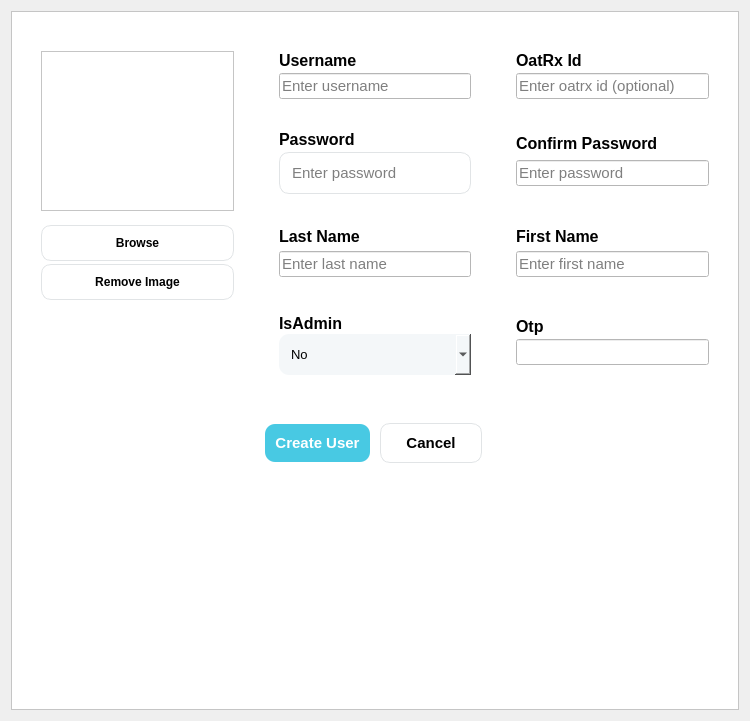
<?xml version="1.0" encoding="UTF-8"?>
<ui version="4.0">
 <class>Form</class>
 <widget class="QWidget" name="Form">
  <property name="geometry">
   <rect>
    <x>0</x>
    <y>0</y>
    <width>750</width>
    <height>721</height>
   </rect>
  </property>
  <property name="windowTitle">
   <string>Form</string>
  </property>
  <layout class="QVBoxLayout" name="verticalLayout">
   <item>
    <widget class="QFrame" name="addUser">
     <property name="styleSheet">
      <string notr="true">background:#ffffff;</string>
     </property>
     <property name="frameShape">
      <enum>QFrame::StyledPanel</enum>
     </property>
     <property name="frameShadow">
      <enum>QFrame::Raised</enum>
     </property>
     <layout class="QGridLayout" name="gridLayout_3">
      <property name="leftMargin">
       <number>20</number>
      </property>
      <property name="topMargin">
       <number>30</number>
      </property>
      <property name="rightMargin">
       <number>20</number>
      </property>
      <property name="verticalSpacing">
       <number>1</number>
      </property>
      <item row="2" column="0" alignment="Qt::AlignRight">
       <widget class="QLabel" name="infoAddUser">
        <property name="sizePolicy">
         <sizepolicy hsizetype="Preferred" vsizetype="Maximum">
          <horstretch>0</horstretch>
          <verstretch>0</verstretch>
         </sizepolicy>
        </property>
        <property name="font">
         <font>
          <family>Nirmala UI</family>
         </font>
        </property>
        <property name="styleSheet">
         <string notr="true"/>
        </property>
        <property name="text">
         <string/>
        </property>
       </widget>
      </item>
      <item row="1" column="0">
       <spacer name="verticalSpacer_12">
        <property name="orientation">
         <enum>Qt::Vertical</enum>
        </property>
        <property name="sizeHint" stdset="0">
         <size>
          <width>20</width>
          <height>40</height>
         </size>
        </property>
       </spacer>
      </item>
      <item row="0" column="0">
       <layout class="QGridLayout" name="gridLayout_8" columnstretch="1,1,1,0">
        <property name="leftMargin">
         <number>9</number>
        </property>
        <property name="topMargin">
         <number>9</number>
        </property>
        <property name="rightMargin">
         <number>9</number>
        </property>
        <property name="bottomMargin">
         <number>9</number>
        </property>
        <property name="horizontalSpacing">
         <number>45</number>
        </property>
        <property name="verticalSpacing">
         <number>14</number>
        </property>
        <item row="4" column="0" colspan="4">
         <layout class="QHBoxLayout" name="horizontalLayout_12">
          <property name="spacing">
           <number>10</number>
          </property>
          <property name="sizeConstraint">
           <enum>QLayout::SetMinimumSize</enum>
          </property>
          <property name="topMargin">
           <number>20</number>
          </property>
          <item alignment="Qt::AlignRight">
           <widget class="QPushButton" name="btn_signup">
            <property name="font">
             <font>
              <pointsize>11</pointsize>
              <weight>99</weight>
              <bold>true</bold>
             </font>
            </property>
            <property name="cursor">
             <cursorShape>PointingHandCursor</cursorShape>
            </property>
            <property name="focusPolicy">
             <enum>Qt::TabFocus</enum>
            </property>
            <property name="autoFillBackground">
             <bool>false</bool>
            </property>
            <property name="styleSheet">
             <string notr="true">background:#48C9E3;
color:#FFFFFF;
border-radius:10%;
padding:10px;
font-weight: 900;
font-size:11pt</string>
            </property>
            <property name="text">
             <string>Create User</string>
            </property>
            <property name="flat">
             <bool>false</bool>
            </property>
           </widget>
          </item>
          <item alignment="Qt::AlignLeft">
           <widget class="QPushButton" name="btn_cancel_add_user">
            <property name="font">
             <font>
              <pointsize>11</pointsize>
              <weight>99</weight>
              <bold>true</bold>
             </font>
            </property>
            <property name="cursor">
             <cursorShape>PointingHandCursor</cursorShape>
            </property>
            <property name="focusPolicy">
             <enum>Qt::TabFocus</enum>
            </property>
            <property name="styleSheet">
             <string notr="true">QPushButton{
border-radius:10%;
font-weight: 900;
padding:10px 25px;
border:1px solid #e1e4e6;
font-size:11pt
}</string>
            </property>
            <property name="text">
             <string>Cancel</string>
            </property>
           </widget>
          </item>
         </layout>
        </item>
        <item row="2" column="2" colspan="2">
         <layout class="QVBoxLayout" name="FD_3">
          <property name="spacing">
           <number>3</number>
          </property>
          <property name="sizeConstraint">
           <enum>QLayout::SetMaximumSize</enum>
          </property>
          <item>
           <widget class="QLabel" name="label_6">
            <property name="sizePolicy">
             <sizepolicy hsizetype="Maximum" vsizetype="Maximum">
              <horstretch>0</horstretch>
              <verstretch>0</verstretch>
             </sizepolicy>
            </property>
            <property name="font">
             <font>
              <pointsize>12</pointsize>
              <weight>87</weight>
              <bold>true</bold>
             </font>
            </property>
            <property name="styleSheet">
             <string notr="true">font-weight:700;
font-size:12pt</string>
            </property>
            <property name="text">
             <string>First Name</string>
            </property>
           </widget>
          </item>
          <item>
           <widget class="QLineEdit" name="txt_fname">
            <property name="sizePolicy">
             <sizepolicy hsizetype="Expanding" vsizetype="Maximum">
              <horstretch>0</horstretch>
              <verstretch>0</verstretch>
             </sizepolicy>
            </property>
            <property name="font">
             <font>
              <family>Nirmala UI</family>
              <pointsize>11</pointsize>
             </font>
            </property>
            <property name="text">
             <string/>
            </property>
            <property name="placeholderText">
             <string>Enter first name</string>
            </property>
           </widget>
          </item>
          <item>
           <widget class="QLabel" name="err_fname">
            <property name="sizePolicy">
             <sizepolicy hsizetype="Preferred" vsizetype="Maximum">
              <horstretch>0</horstretch>
              <verstretch>0</verstretch>
             </sizepolicy>
            </property>
            <property name="font">
             <font>
              <family>Nirmala UI</family>
             </font>
            </property>
            <property name="styleSheet">
             <string notr="true">QLabel{
color:red;
background:#FFFFFF;
}</string>
            </property>
            <property name="text">
             <string/>
            </property>
           </widget>
          </item>
         </layout>
        </item>
        <item row="1" column="2" colspan="2">
         <layout class="QVBoxLayout" name="FC_2">
          <property name="spacing">
           <number>3</number>
          </property>
          <item>
           <widget class="QLabel" name="label_40">
            <property name="sizePolicy">
             <sizepolicy hsizetype="Maximum" vsizetype="Maximum">
              <horstretch>0</horstretch>
              <verstretch>0</verstretch>
             </sizepolicy>
            </property>
            <property name="font">
             <font>
              <pointsize>12</pointsize>
              <weight>87</weight>
              <bold>true</bold>
             </font>
            </property>
            <property name="styleSheet">
             <string notr="true">font-weight:700;
font-size:12pt</string>
            </property>
            <property name="text">
             <string>Confirm Password</string>
            </property>
           </widget>
          </item>
          <item>
           <widget class="QLineEdit" name="txt_confirm_password">
            <property name="sizePolicy">
             <sizepolicy hsizetype="Expanding" vsizetype="Maximum">
              <horstretch>0</horstretch>
              <verstretch>0</verstretch>
             </sizepolicy>
            </property>
            <property name="font">
             <font>
              <family>Nirmala UI</family>
              <pointsize>11</pointsize>
             </font>
            </property>
            <property name="text">
             <string/>
            </property>
            <property name="placeholderText">
             <string>Enter password</string>
            </property>
           </widget>
          </item>
          <item>
           <widget class="QLabel" name="err_confirm_password">
            <property name="sizePolicy">
             <sizepolicy hsizetype="Preferred" vsizetype="Maximum">
              <horstretch>0</horstretch>
              <verstretch>0</verstretch>
             </sizepolicy>
            </property>
            <property name="font">
             <font>
              <family>Nirmala UI</family>
             </font>
            </property>
            <property name="styleSheet">
             <string notr="true">QLabel{
color:red;
background:#FFFFFF;
}</string>
            </property>
            <property name="text">
             <string/>
            </property>
           </widget>
          </item>
         </layout>
        </item>
        <item row="0" column="1">
         <layout class="QVBoxLayout" name="FA">
          <property name="spacing">
           <number>3</number>
          </property>
          <item>
           <widget class="QLabel" name="label_17">
            <property name="sizePolicy">
             <sizepolicy hsizetype="Maximum" vsizetype="Maximum">
              <horstretch>0</horstretch>
              <verstretch>0</verstretch>
             </sizepolicy>
            </property>
            <property name="font">
             <font>
              <pointsize>12</pointsize>
              <weight>87</weight>
              <bold>true</bold>
             </font>
            </property>
            <property name="styleSheet">
             <string notr="true">font-weight:700;
font-size:12pt</string>
            </property>
            <property name="text">
             <string>Username</string>
            </property>
           </widget>
          </item>
          <item>
           <widget class="QLineEdit" name="txt_username">
            <property name="sizePolicy">
             <sizepolicy hsizetype="Expanding" vsizetype="Maximum">
              <horstretch>0</horstretch>
              <verstretch>0</verstretch>
             </sizepolicy>
            </property>
            <property name="font">
             <font>
              <family>Nirmala UI</family>
              <pointsize>11</pointsize>
             </font>
            </property>
            <property name="text">
             <string/>
            </property>
            <property name="placeholderText">
             <string>Enter username</string>
            </property>
           </widget>
          </item>
          <item>
           <widget class="QLabel" name="err_username">
            <property name="sizePolicy">
             <sizepolicy hsizetype="Preferred" vsizetype="Maximum">
              <horstretch>0</horstretch>
              <verstretch>0</verstretch>
             </sizepolicy>
            </property>
            <property name="font">
             <font>
              <family>Nirmala UI</family>
             </font>
            </property>
            <property name="styleSheet">
             <string notr="true">QLabel{
color:red;
background:#FFFFFF;
}</string>
            </property>
            <property name="text">
             <string/>
            </property>
           </widget>
          </item>
         </layout>
        </item>
        <item row="1" column="1">
         <layout class="QVBoxLayout" name="FC_5">
          <property name="spacing">
           <number>3</number>
          </property>
          <item>
           <widget class="QLabel" name="label_18">
            <property name="sizePolicy">
             <sizepolicy hsizetype="Maximum" vsizetype="Maximum">
              <horstretch>0</horstretch>
              <verstretch>0</verstretch>
             </sizepolicy>
            </property>
            <property name="font">
             <font>
              <pointsize>12</pointsize>
              <weight>87</weight>
              <bold>true</bold>
             </font>
            </property>
            <property name="styleSheet">
             <string notr="true">font-weight:700;
font-size:12pt</string>
            </property>
            <property name="text">
             <string>Password</string>
            </property>
           </widget>
          </item>
          <item>
           <widget class="QLineEdit" name="txt_password">
            <property name="sizePolicy">
             <sizepolicy hsizetype="Expanding" vsizetype="Maximum">
              <horstretch>0</horstretch>
              <verstretch>0</verstretch>
             </sizepolicy>
            </property>
            <property name="font">
             <font>
              <family>Nirmala UI</family>
              <pointsize>11</pointsize>
             </font>
            </property>
            <property name="styleSheet">
             <string notr="true">border-radius:10%;
padding:10px;
border:1px solid #e1e4e6;
font-size:11pt</string>
            </property>
            <property name="text">
             <string/>
            </property>
            <property name="placeholderText">
             <string>Enter password</string>
            </property>
           </widget>
          </item>
          <item>
           <widget class="QLabel" name="err_password">
            <property name="sizePolicy">
             <sizepolicy hsizetype="Preferred" vsizetype="Maximum">
              <horstretch>0</horstretch>
              <verstretch>0</verstretch>
             </sizepolicy>
            </property>
            <property name="font">
             <font>
              <family>Nirmala UI</family>
             </font>
            </property>
            <property name="styleSheet">
             <string notr="true">QLabel{
color:red;
background:#FFFFFF;
}</string>
            </property>
            <property name="text">
             <string/>
            </property>
           </widget>
          </item>
         </layout>
        </item>
        <item row="2" column="1">
         <layout class="QVBoxLayout" name="FE_2">
          <property name="spacing">
           <number>3</number>
          </property>
          <property name="sizeConstraint">
           <enum>QLayout::SetMaximumSize</enum>
          </property>
          <item>
           <widget class="QLabel" name="label_7">
            <property name="sizePolicy">
             <sizepolicy hsizetype="Maximum" vsizetype="Maximum">
              <horstretch>0</horstretch>
              <verstretch>0</verstretch>
             </sizepolicy>
            </property>
            <property name="font">
             <font>
              <pointsize>12</pointsize>
              <weight>87</weight>
              <bold>true</bold>
             </font>
            </property>
            <property name="styleSheet">
             <string notr="true">font-weight:700;
font-size:12pt</string>
            </property>
            <property name="text">
             <string>Last Name</string>
            </property>
           </widget>
          </item>
          <item>
           <widget class="QLineEdit" name="txt_lname">
            <property name="sizePolicy">
             <sizepolicy hsizetype="Expanding" vsizetype="Maximum">
              <horstretch>0</horstretch>
              <verstretch>0</verstretch>
             </sizepolicy>
            </property>
            <property name="font">
             <font>
              <family>Nirmala UI</family>
              <pointsize>11</pointsize>
             </font>
            </property>
            <property name="text">
             <string/>
            </property>
            <property name="placeholderText">
             <string>Enter last name</string>
            </property>
           </widget>
          </item>
          <item>
           <widget class="QLabel" name="err_lname">
            <property name="sizePolicy">
             <sizepolicy hsizetype="Preferred" vsizetype="Maximum">
              <horstretch>0</horstretch>
              <verstretch>0</verstretch>
             </sizepolicy>
            </property>
            <property name="font">
             <font>
              <family>Nirmala UI</family>
             </font>
            </property>
            <property name="styleSheet">
             <string notr="true">QLabel{
color:red;
background:#FFFFFF;
}</string>
            </property>
            <property name="text">
             <string/>
            </property>
           </widget>
          </item>
         </layout>
        </item>
        <item row="2" column="0">
         <layout class="QVBoxLayout" name="FG">
          <property name="spacing">
           <number>3</number>
          </property>
          <property name="sizeConstraint">
           <enum>QLayout::SetMaximumSize</enum>
          </property>
          <property name="topMargin">
           <number>0</number>
          </property>
          <property name="bottomMargin">
           <number>0</number>
          </property>
          <item alignment="Qt::AlignTop">
           <widget class="QPushButton" name="btn_load_img">
            <property name="font">
             <font>
              <pointsize>9</pointsize>
              <weight>62</weight>
              <bold>true</bold>
             </font>
            </property>
            <property name="cursor">
             <cursorShape>PointingHandCursor</cursorShape>
            </property>
            <property name="focusPolicy">
             <enum>Qt::TabFocus</enum>
            </property>
            <property name="styleSheet">
             <string notr="true">font-weight: 500;
border-radius:10%;
padding:10px;
border:1px solid #e1e4e6;
font-size:9pt</string>
            </property>
            <property name="text">
             <string>Browse</string>
            </property>
           </widget>
          </item>
          <item>
           <widget class="QPushButton" name="btn_remove_img">
            <property name="font">
             <font>
              <pointsize>9</pointsize>
              <weight>62</weight>
              <bold>true</bold>
             </font>
            </property>
            <property name="cursor">
             <cursorShape>PointingHandCursor</cursorShape>
            </property>
            <property name="focusPolicy">
             <enum>Qt::TabFocus</enum>
            </property>
            <property name="styleSheet">
             <string notr="true">font-weight: 500;
border-radius:10%;
padding:10px;
border:1px solid #e1e4e6;
font-size:9pt</string>
            </property>
            <property name="text">
             <string>Remove Image</string>
            </property>
           </widget>
          </item>
         </layout>
        </item>
        <item row="0" column="0" rowspan="2">
         <widget class="QFrame" name="FA_8">
          <property name="styleSheet">
           <string notr="true"/>
          </property>
          <property name="frameShape">
           <enum>QFrame::StyledPanel</enum>
          </property>
          <property name="frameShadow">
           <enum>QFrame::Raised</enum>
          </property>
          <layout class="QVBoxLayout" name="verticalLayout_36">
           <item alignment="Qt::AlignHCenter|Qt::AlignVCenter">
            <widget class="QLabel" name="lbl_img">
             <property name="styleSheet">
              <string notr="true">border-radius:45%;</string>
             </property>
             <property name="text">
              <string/>
             </property>
            </widget>
           </item>
          </layout>
         </widget>
        </item>
        <item row="0" column="2" colspan="2">
         <layout class="QVBoxLayout" name="FA_7">
          <property name="spacing">
           <number>3</number>
          </property>
          <item>
           <widget class="QLabel" name="label_19">
            <property name="sizePolicy">
             <sizepolicy hsizetype="Maximum" vsizetype="Maximum">
              <horstretch>0</horstretch>
              <verstretch>0</verstretch>
             </sizepolicy>
            </property>
            <property name="font">
             <font>
              <pointsize>12</pointsize>
              <weight>87</weight>
              <bold>true</bold>
             </font>
            </property>
            <property name="styleSheet">
             <string notr="true">font-weight:700;
font-size:12pt</string>
            </property>
            <property name="text">
             <string>OatRx Id</string>
            </property>
           </widget>
          </item>
          <item>
           <widget class="QLineEdit" name="txtOatrxId">
            <property name="sizePolicy">
             <sizepolicy hsizetype="Expanding" vsizetype="Maximum">
              <horstretch>0</horstretch>
              <verstretch>0</verstretch>
             </sizepolicy>
            </property>
            <property name="font">
             <font>
              <family>Nirmala UI</family>
              <pointsize>11</pointsize>
             </font>
            </property>
            <property name="text">
             <string/>
            </property>
            <property name="placeholderText">
             <string>Enter oatrx id (optional)</string>
            </property>
           </widget>
          </item>
          <item>
           <widget class="QLabel" name="errOatrxId">
            <property name="sizePolicy">
             <sizepolicy hsizetype="Preferred" vsizetype="Maximum">
              <horstretch>0</horstretch>
              <verstretch>0</verstretch>
             </sizepolicy>
            </property>
            <property name="font">
             <font>
              <family>Nirmala UI</family>
             </font>
            </property>
            <property name="styleSheet">
             <string notr="true">QLabel{
color:red;
background:#FFFFFF;
}</string>
            </property>
            <property name="text">
             <string/>
            </property>
           </widget>
          </item>
         </layout>
        </item>
        <item row="3" column="1">
         <layout class="QVBoxLayout" name="FG_3">
          <property name="spacing">
           <number>1</number>
          </property>
          <item alignment="Qt::AlignTop">
           <widget class="QLabel" name="label_39">
            <property name="sizePolicy">
             <sizepolicy hsizetype="Maximum" vsizetype="Preferred">
              <horstretch>0</horstretch>
              <verstretch>0</verstretch>
             </sizepolicy>
            </property>
            <property name="styleSheet">
             <string notr="true">font-size:12pt;
font-weight:700;</string>
            </property>
            <property name="text">
             <string>IsAdmin</string>
            </property>
           </widget>
          </item>
          <item alignment="Qt::AlignTop">
           <widget class="QComboBox" name="statusIsAdmin">
            <property name="styleSheet">
             <string notr="true">#statusIsAdmin{
background:#F4F7F9;
padding:12px;
font-size:10pt;
border-radius:10%
}
#statusIsAdmin::drop-down{
	image:url(:/icon/images/down_arrow.svg);
	padding:20px 15px 0px 0px;
}
#statusIsAdmin QListView:item{
padding:6px;
}</string>
            </property>
            <item>
             <property name="text">
              <string>No</string>
             </property>
            </item>
            <item>
             <property name="text">
              <string>Yes</string>
             </property>
            </item>
           </widget>
          </item>
          <item>
           <spacer name="verticalSpacer_14">
            <property name="orientation">
             <enum>Qt::Vertical</enum>
            </property>
            <property name="sizeType">
             <enum>QSizePolicy::Maximum</enum>
            </property>
            <property name="sizeHint" stdset="0">
             <size>
              <width>20</width>
              <height>14</height>
             </size>
            </property>
           </spacer>
          </item>
         </layout>
        </item>
        <item row="3" column="2" colspan="2">
         <layout class="QVBoxLayout" name="FE_5">
          <property name="spacing">
           <number>1</number>
          </property>
          <item>
           <widget class="QLabel" name="label_58">
            <property name="sizePolicy">
             <sizepolicy hsizetype="Maximum" vsizetype="Preferred">
              <horstretch>0</horstretch>
              <verstretch>0</verstretch>
             </sizepolicy>
            </property>
            <property name="styleSheet">
             <string notr="true">font-size:12pt;
font-weight:700;</string>
            </property>
            <property name="text">
             <string>Otp</string>
            </property>
           </widget>
          </item>
          <item>
           <widget class="QLineEdit" name="txtOtp">
            <property name="font">
             <font>
              <family>Nirmala UI</family>
              <pointsize>11</pointsize>
             </font>
            </property>
            <property name="text">
             <string/>
            </property>
            <property name="readOnly">
             <bool>false</bool>
            </property>
           </widget>
          </item>
          <item>
           <widget class="QLabel" name="errOtp">
            <property name="sizePolicy">
             <sizepolicy hsizetype="Maximum" vsizetype="Preferred">
              <horstretch>0</horstretch>
              <verstretch>0</verstretch>
             </sizepolicy>
            </property>
            <property name="styleSheet">
             <string notr="true">QLabel{
color:red;
background:#FFFFFF;
}</string>
            </property>
            <property name="text">
             <string/>
            </property>
           </widget>
          </item>
         </layout>
        </item>
       </layout>
      </item>
     </layout>
    </widget>
   </item>
  </layout>
 </widget>
 <resources/>
 <connections/>
</ui>
